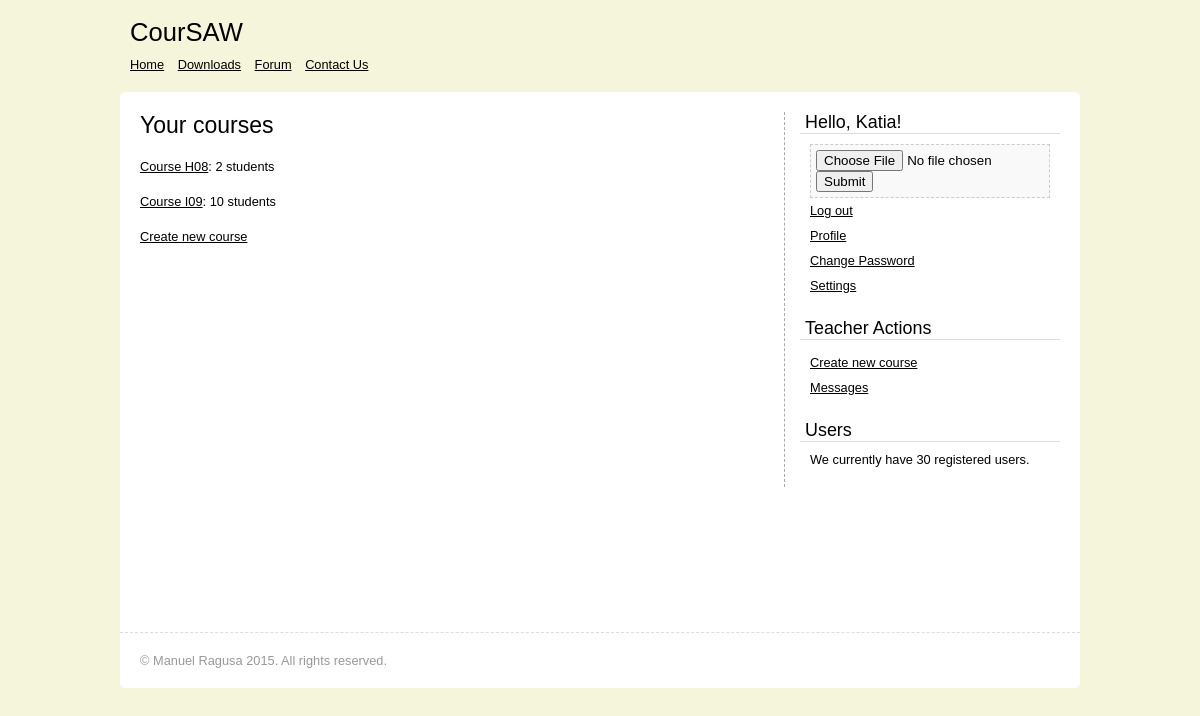
Screenshot of /index.php (signed in) with the database file from the repository.
### tables this page shows
CREATE TABLE users (
    user_id INT NOT NULL AUTO_INCREMENT PRIMARY KEY,
    username VARCHAR(32) NOT NULL,
    password VARCHAR(128) NOT NULL,
    first_name VARCHAR(32) NOT NULL,
    last_name VARCHAR(32) NOT NULL,
    email VARCHAR(1024) NOT NULL,
    active INT NOT NULL DEFAULT 1,
    teacher INT NOT NULL DEFAULT 0,
    profile VARCHAR(55) NOT NULL
);

CREATE TABLE courses (
	course_id INT NOT NULL AUTO_INCREMENT PRIMARY KEY,
	title VARCHAR(100) NOT NULL,
	description TEXT NOT NULL,
	category INT NOT NULL,
	start_date DATE NOT NULL,
	duration INT NOT NULL,
	creator INT NOT NULL,
	visible INT NOT NULL DEFAULT 0
);

### core/init.php (called while the page is built, shortened)
<?php
require 'database/connect.php';
require 'functions/general.php';
require 'functions/users.php';
require 'functions/courses.php';
if (logged_in() === true) {
	$session_user_id = $_SESSION['user_id'];
	$user_data = user_data($session_user_id, 'user_id', 'username', 'password', 'first_name', 'last_name', 'email', 'profile', 'teacher');
	if (user_active($user_data['username']) === false) {
		session_destroy();
		header('Location: index.php');
		exit();
	}
}
?>

### core/functions/users.php (called while the page is built, shortened)
<?php
function user_count() {
	global $mysqli;
	$stmt = $mysqli->prepare("SELECT COUNT(user_id) FROM users WHERE active = 1");
	$stmt->execute();
	$stmt->bind_result($count);
	return $count;
}
function user_data($user_id) {
	global $mysqli;
	$user_id = (int)$user_id;
	$func_num_args = func_num_args();
	$func_get_args = func_get_args();
	if ($func_num_args > 0) {
		unset($func_get_args[0]);
		$fields = implode(', ', $func_get_args);
		$query = "SELECT " . $fields . " FROM users WHERE user_id = ?";
		$stmt = $mysqli->prepare($query);
		$stmt->bind_param('i', $user_id);
		$stmt->execute();
		$data = $stmt->get_result()->fetch_assoc();
		return $data;
	}
}
function user_teacher($user_id) {
	global $mysqli;
	$stmt = $mysqli->prepare("SELECT COUNT(user_id) FROM users WHERE user_id = ? AND teacher = 1");
	$stmt->bind_param('i', $user_id);
	$stmt->execute();
	$stmt->bind_result($count);
	return ($count == 1) ? true : false;
}
function user_active($username) {
	global $mysqli;
	$username = sanitize($username);
	$stmt = $mysqli->prepare("SELECT COUNT(user_id) FROM users WHERE username = ? AND active = 1");
	$stmt->bind_param('s', $username);
	$stmt->execute();
	$stmt->bind_result($count);
	return ($count == 1) ? true : false;
}
?>

### core/functions/general.php (called while the page is built, shortened)
<?php
function sanitize($data) {
	global $mysqli;
	return htmlentities(strip_tags(mysqli_real_escape_string($mysqli, $data)));
}
?>

### includes/widgets/loggedin.php (the view, shortened to what this page needs)
<div class="widget">
	<h2>Hello, <?php echo $user_data['first_name']; ?>!</h2>
	<div class="inner">
		<div class="profile">
			<form action="" method="POST" enctype="multipart/form-data">
				<input type="file" name="profile"> <input type="submit">
			</form>
		</div>
		<ul>
			<li>
				<a href="logout.php">Log out</a>
			</li>
			<li>
				<a href="<?php echo $user_data['username']; ?>">Profile</a>
			</li>
			<li>
				<a href="changepassword.php">Change Password</a>
			</li>
			<li>
				<a href="settings.php">Settings</a>
			</li>
		</ul>
	</div>
</div>

### includes/teacher.php
<h1>Your courses</h1>
<?php
$courses = get_created_courses($user_data['user_id']);
foreach ($courses as $course_id) {
	echo list_course($course_id);
}
?>
<p><a href="createcourse.php">Create new course</a></p>

### core/functions/courses.php (shortened to what this page needs)
<?php
function list_course($course_id) {
	global $user_data;
	$subscription_count = subscription_count($course_id);
	$suffix = ($subscription_count != 1) ? 's' : '';
	$title = course_title_from_id($course_id);
	$html_output = '<p><a href="course.php?course_id=' . $course_id . '">' . $title . '</a>';
	if ($user_data['teacher'] == true) {
		$html_output .= ': ' . $subscription_count . ' student' . $suffix . '</p>';
	} else {
		$html_output .= '</p>';
	}
	return $html_output;
}
function get_created_courses($creator) {
	global $mysqli;
	$courses = array();
	$stmt = $mysqli->prepare("SELECT course_id FROM courses WHERE creator = ?");
	$stmt->bind_param('i', $creator);
	$stmt->execute();
	$result = $stmt->get_result();
	while ($data = $result->fetch_array(MYSQLI_NUM)) {
		$courses[] = $data[0];
	}
	return $courses;
}
function subscription_count($course_id) {
	global $mysqli;
	$stmt = $mysqli->prepare("SELECT COUNT(user_id) FROM participants WHERE course_id = ? AND teacher = 0");
	$stmt->bind_param('i', $course_id);
	$stmt->execute();
	$stmt->bind_result($count);
	return $count;
}
function course_title_from_id($course_id) {
	global $mysqli;
	$stmt = $mysqli->prepare("SELECT title FROM courses WHERE course_id = ?");
	$stmt->bind_param('i', $course_id);
	$stmt->execute();
	$stmt->bind_result($title);
	return $title;
}
?>

### css/screen.css (style rules this page uses)
ul { padding: 0; margin: 0 0 20px 0; list-style: none; }
h1, h2 { padding: 0; margin: 0 0 20px 0; font-weight: normal; }
p { padding: 0; margin: 0 0 20px 0; }
a:link, a:visited { text-decoration: underline; color: #000; }
ul li { padding: 5px 0; }
h1 { font-size: 1.8em; }
h2 { font-size: 1.4em; }
body { background: #F5F5DC; font-family: Arial; font-size: 0.8em; }
.widget { margin-bottom: 20px; }
.widget h2 { margin: 0 0 10px 0; padding: 0 5px; font-weight: normal; border-bottom: 1px solid #ddd; }
.widget .inner { margin: 0 10px; }
.profile { background: #f9f9f9; border: 1px dashed #ccc; padding: 5px; }

### rows the page displays
users: first_name "Katia"
courses: title "Course H08"
courses: title "Course I09"

### other values shown
user_count() "30"
$suffix "s"
$subscription_count "2"
$subscription_count "10"
